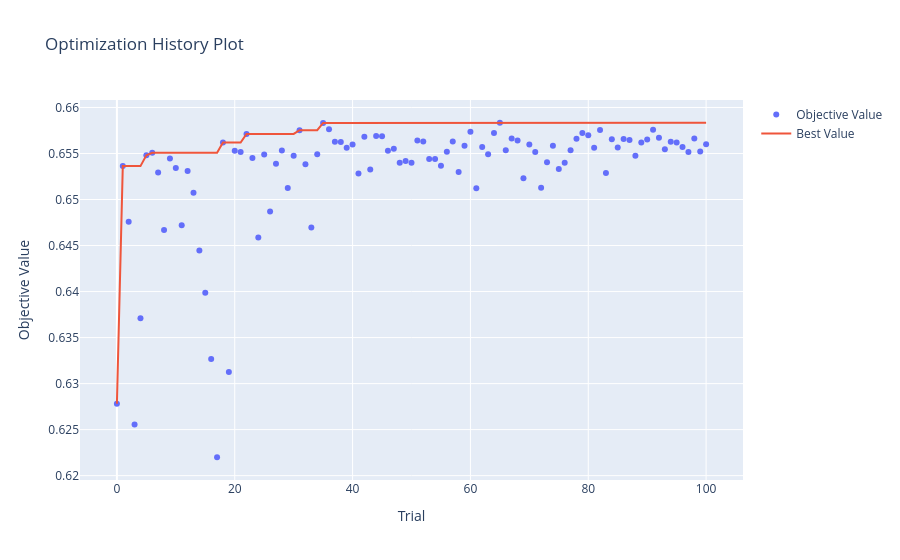

Notebook code cell kept with this figure:
### Markdown cell above
## Hyperparameter Tuning with Optuna

Searches XGBoost hyperparameters against the same walk-forward AUC used for window selection, so tuning and window choice are evaluated the same way.

### Code cell
# 1) Optuna study maximising rolling-window AUC -- genuinely distributed:
# both this machine and the laptop's eGPU connect to the SAME study via a
# shared PostgreSQL backend, so the TPE sampler is informed by every
# completed trial from EITHER machine in real time (not two blind searches
# merged after the fact, which is what the previous version of this cell did).
import subprocess, os, time, json

STORAGE_URL = "postgresql://optuna_user:optuna_pass123@10.1.1.96:5432/optuna_db"
STUDY_NAME = f"xgb_tuning_{pd.Timestamp.now().strftime('%Y%m%d_%H%M%S')}"
TRIAL_CAP = 100  # combined total across both machines

sampler = TPESampler(
    multivariate=True,
    n_startup_trials=20,
    seed=42
)

study = optuna.create_study(
    storage=STORAGE_URL,
    study_name=STUDY_NAME,
    sampler=sampler,
    direction="maximize",
    load_if_exists=True,
)

# Tune only on fights before the final holdout window so trial
# selection never sees the test period
tuning_df = full_ufc_selected[full_ufc_selected["date_d"] < train_end]

# --- Dispatch the laptop's eGPU (GTX 1660 SUPER) to join the SAME study ---
LAPTOP_HOST = "michael@10.1.1.242"
LAPTOP_KEY = os.path.expanduser("~/.ssh/laptop_g7")
REMOTE_DIR = "~/ufc_trial_worker"
LOCAL_SCRATCH = "/tmp/claude-1000/-home-michael-Documents-Python-my-ufc-prediction/0192153a-aaa4-4141-ac56-18dd3fc0fa62/scratchpad"

tuning_export_path = f"{LOCAL_SCRATCH}/tuning_df_export.parquet"
meta_export_path = f"{LOCAL_SCRATCH}/tuning_meta.json"
laptop_done_path = f"{LOCAL_SCRATCH}/laptop_shared_done"

tuning_df.to_parquet(tuning_export_path, index=False)
json.dump(
    {"best_train_months": int(best_train_months), "best_test_months": int(best_test_months)},
    open(meta_export_path, "w")
)

subprocess.run(["ssh", "-i", LAPTOP_KEY, LAPTOP_HOST, f"mkdir -p {REMOTE_DIR}"], check=True, timeout=30)
subprocess.run(
    ["scp", "-i", LAPTOP_KEY, tuning_export_path, meta_export_path,
     f"{LOCAL_SCRATCH}/cell4_helpers_fresh.py", f"{LOCAL_SCRATCH}/shared_study_worker.py",
     f"{LAPTOP_HOST}:{REMOTE_DIR}/"],
    check=True, timeout=120
)

remote_venv = "~/gpu_smoke_test_venv/bin/python"
remote_cmd = (
    f"cd {REMOTE_DIR} && CUDA_DEVICE_ORDER=PCI_BUS_ID setsid nohup {remote_venv} "
    f"shared_study_worker.py tuning_df_export.parquet tuning_meta.json {STUDY_NAME} {TRIAL_CAP} "
    f"cuda:1 43 laptop_shared_done < /dev/null > worker.log 2>&1 &"
)
# -f backgrounds the ssh client itself right after auth, before running the
# remote command -- plain "nohup ... &" alone leaves ssh hanging waiting on
# the channel even with output redirected (confirmed via smoke test).
subprocess.run(["ssh", "-f", "-i", LAPTOP_KEY, LAPTOP_HOST, remote_cmd], check=True, timeout=30)
print(f"Laptop eGPU joined shared study '{STUDY_NAME}' (combined cap: {TRIAL_CAP} trials)...")


def objective(trial):
    """Optuna objective: rolling-window cross-validated AUC.

    Suggests an XGBoost parameter set, evaluates it with the same
    monthly rolling-window scheme used for window selection, and
    returns the pooled out-of-sample AUC for Optuna to maximise.

    Parameters
    ----------
    trial : optuna.trial.Trial
        The current Optuna trial.

    Returns
    -------
    float
        Pooled test AUC across the rolling-window folds.
    """
    params = {
        "objective": "binary:logistic",
        "eval_metric": "logloss",
        "verbosity": 0,
        "random_state": 42,

        "max_depth": trial.suggest_int(
            "max_depth",
            1,
            6
        ),

        "learning_rate": trial.suggest_float(
            "learning_rate",
            0.002,
            0.05,
            log=True
        ),

        "n_estimators": trial.suggest_int(
            "n_estimators",
            400,
            1600
        ),

        "min_child_weight": trial.suggest_int(
            "min_child_weight",
            1,
            50
        ),

        "gamma": trial.suggest_float(
            "gamma",
            1e-8,
            10,
            log=True
        ),

        "subsample": trial.suggest_float(
            "subsample",
            0.6,
            1.0
        ),

        "colsample_bytree": trial.suggest_float(
            "colsample_bytree",
            0.6,
            1.0
        ),

        "reg_alpha": trial.suggest_float(
            "reg_alpha",
            1e-8,
            10,
            log=True
        ),

        "reg_lambda": trial.suggest_float(
            "reg_lambda",
            1e-8,
            10,
            log=True
        ),

        "enable_categorical": True,
        "tree_method": "hist",
        "device": "cuda"
    }


    preds = train_test_windows_by_month(
        tuning_df,
        train_months=best_train_months,
        test_months=best_test_months,
        model_params=params
    )


    cv_metrics = evaluate_cv_predictions(
        preds,
        verbose=False
    )


    return cv_metrics["AUC"]


def stop_when_enough(study, trial):
    """Global stop once the SHARED study (both machines combined) hits the cap.

    A small overshoot (typically +1 trial) is possible if both machines
    check right around the boundary at the same time -- negligible at this
    scale (100 trials) and not worth extra coordination overhead to avoid.
    """
    n_complete = len([t for t in study.get_trials(deepcopy=False)
                       if t.state == TrialState.COMPLETE])
    if n_complete >= TRIAL_CAP:
        study.stop()


study.optimize(
    objective,
    n_trials=None,
    callbacks=[stop_when_enough],
)

# --- wait for the laptop worker to also see the cap and stop ---
print("Waiting for laptop eGPU worker to finish...")
wait_start = time.time()
while True:
    check = subprocess.run(
        ["ssh", "-i", LAPTOP_KEY, LAPTOP_HOST, f"test -f {REMOTE_DIR}/laptop_shared_done"],
        timeout=30
    )
    if check.returncode == 0:
        break
    time.sleep(30)
    print(f"  ...still waiting ({time.time() - wait_start:.0f}s elapsed)")

completed = [t for t in study.trials if t.state == TrialState.COMPLETE]
print(f"Shared study '{STUDY_NAME}' complete: {len(completed)} trials total "
      f"(desktop + laptop combined). Best AUC: {study.best_value:.4f}")
print("Best params:", study.best_params)


# 2) Re-fit on full data (using the overall best across BOTH machines)
best = XGBClassifier(
    **study.best_params,
    objective="binary:logistic",
    eval_metric="logloss",
    verbosity=0,
    enable_categorical=True,
    tree_method="hist",
    device="cuda",
    random_state=42
)


best.fit(
    X_train,
    y_train
)


fig = plot_optimization_history(study)
fig.show()

### Figure 1 — Plotly figure (JSON) as saved in the notebook; plotly's stock layout.template omitted (floating-point values rounded to 4 significant figures)
{"data": [{"mode": "markers", "name": "Objective Value", "type": "scatter", "x": [0, 1, 2, 3, 4, 5, 6, 7, 8, 9, 10, 11, 12, 13, 14, 15, 16, 17, 18, 19, 20, 21, 22, 23, 24, 25, 26, 27, 28, 29, 30, 31, 32, 33, 34, 35, 36, 37, 38, 39, 40, 41, 42, 43, 44, 45, 46, 47, 48, 49, 50, 51, 52, 53, 54, 55, 56, 57, 58, 59, 60, 61, 62, 63, 64, 65, 66, 67, 68, 69, 70, 71, 72, 73, 74, 75, 76, 77, 78, 79, 80, 81, 82, 83, 84, 85, 86, 87, 88, 89, 90, 91, 92, 93, 94, 95, 96, 97, 98, 99, 100], "y": [0.6278, 0.6536, 0.6476, 0.6256, 0.6371, 0.6548, 0.6551, 0.6529, 0.6467, 0.6545, 0.6534, 0.6472, 0.6531, 0.6507, 0.6445, 0.6399, 0.6327, 0.622, 0.6562, 0.6313, 0.6553, 0.6552, 0.6571, 0.6545, 0.6459, 0.6549, 0.6487, 0.6539, 0.6553, 0.6512, 0.6548, 0.6575, 0.6538, 0.647, 0.6549, 0.6583, 0.6576, 0.6563, 0.6563, 0.6556, 0.656, 0.6528, 0.6568, 0.6533, 0.6569, 0.6569, 0.6553, 0.6555, 0.654, 0.6542, 0.654, 0.6564, 0.6563, 0.6544, 0.6544, 0.6537, 0.6552, 0.6563, 0.653, 0.6558, 0.6574, 0.6512, 0.6557, 0.6549, 0.6572, 0.6583, 0.6554, 0.6566, 0.6564, 0.6523, 0.656, 0.6552, 0.6513, 0.6541, 0.6558, 0.6533, 0.654, 0.6553, 0.6566, 0.6572, 0.657, 0.6556, 0.6576, 0.6529, 0.6566, 0.6556, 0.6566, 0.6565, 0.6547, 0.6562, 0.6565, 0.6576, 0.6567, 0.6555, 0.6563, 0.6562, 0.6557, 0.6552, 0.6566, 0.6552, 0.656]}, {"mode": "lines", "name": "Best Value", "type": "scatter", "x": [0, 1, 2, 3, 4, 5, 6, 7, 8, 9, 10, 11, 12, 13, 14, 15, 16, 17, 18, 19, 20, 21, 22, 23, 24, 25, 26, 27, 28, 29, 30, 31, 32, 33, 34, 35, 36, 37, 38, 39, 40, 41, 42, 43, 44, 45, 46, 47, 48, 49, 50, 51, 52, 53, 54, 55, 56, 57, 58, 59, 60, 61, 62, 63, 64, 65, 66, 67, 68, 69, 70, 71, 72, 73, 74, 75, 76, 77, 78, 79, 80, 81, 82, 83, 84, 85, 86, 87, 88, 89, 90, 91, 92, 93, 94, 95, 96, 97, 98, 99, 100], "y": [0.6278, 0.6536, 0.6536, 0.6536, 0.6536, 0.6548, 0.6551, 0.6551, 0.6551, 0.6551, 0.6551, 0.6551, 0.6551, 0.6551, 0.6551, 0.6551, 0.6551, 0.6551, 0.6562, 0.6562, 0.6562, 0.6562, 0.6571, 0.6571, 0.6571, 0.6571, 0.6571, 0.6571, 0.6571, 0.6571, 0.6571, 0.6575, 0.6575, 0.6575, 0.6575, 0.6583, 0.6583, 0.6583, 0.6583, 0.6583, 0.6583, 0.6583, 0.6583, 0.6583, 0.6583, 0.6583, 0.6583, 0.6583, 0.6583, 0.6583, 0.6583, 0.6583, 0.6583, 0.6583, 0.6583, 0.6583, 0.6583, 0.6583, 0.6583, 0.6583, 0.6583, 0.6583, 0.6583, 0.6583, 0.6583, 0.6583, 0.6583, 0.6583, 0.6583, 0.6583, 0.6583, 0.6583, 0.6583, 0.6583, 0.6583, 0.6583, 0.6583, 0.6583, 0.6583, 0.6583, 0.6583, 0.6583, 0.6583, 0.6583, 0.6583, 0.6583, 0.6583, 0.6583, 0.6583, 0.6583, 0.6583, 0.6583, 0.6583, 0.6583, 0.6583, 0.6583, 0.6583, 0.6583, 0.6583, 0.6583, 0.6583]}, {"marker": {"color": "#cccccc"}, "mode": "markers", "name": "Infeasible Trial", "showlegend": false, "type": "scatter", "x": [], "y": []}], "layout": {"title": {"text": "Optimization History Plot"}, "xaxis": {"title": {"text": "Trial"}}, "yaxis": {"title": {"text": "Objective Value"}}}}
